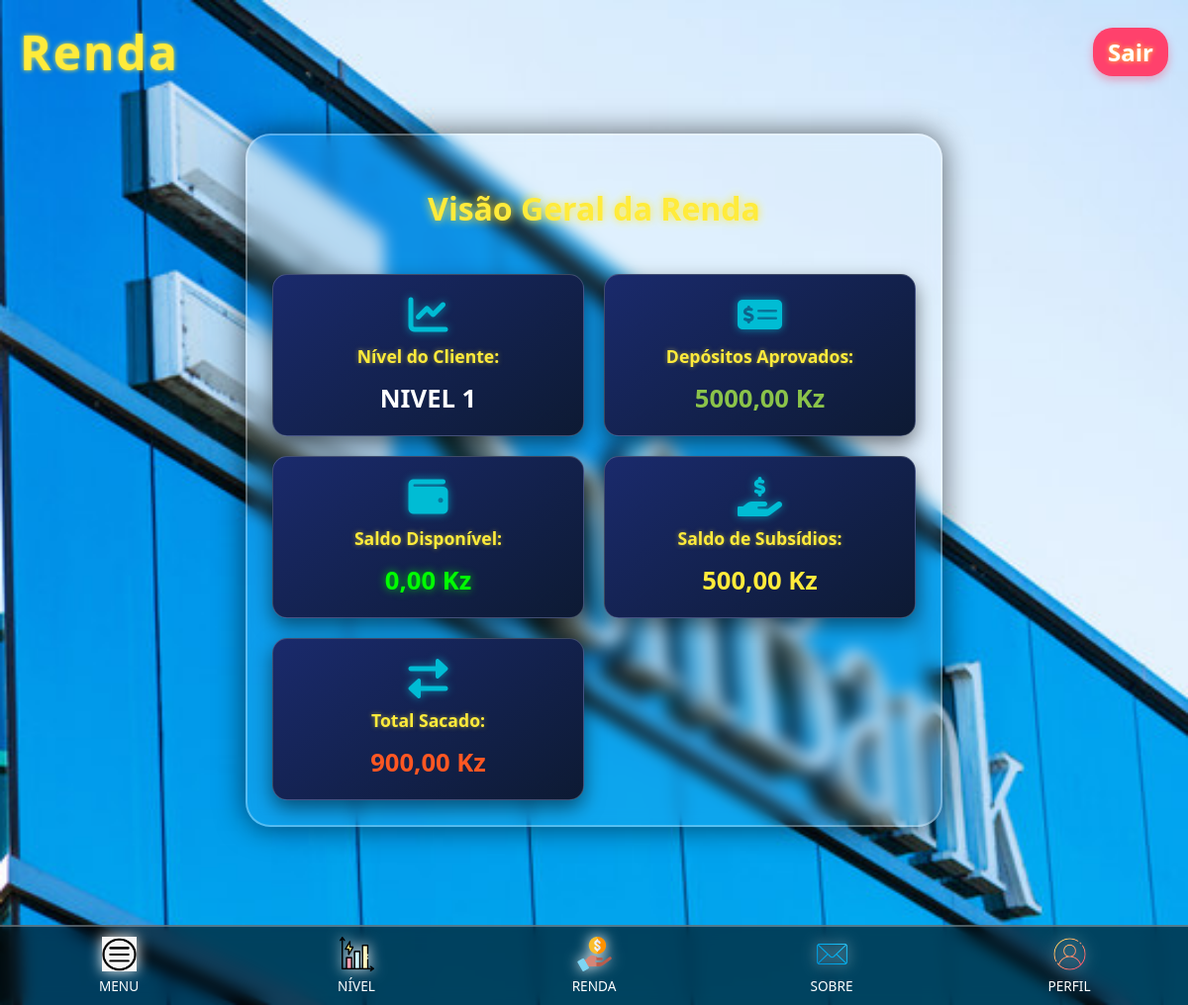
The app's page /renda/ (signed in) with its own data.
### plataforma/models.py (models this page shows, shortened)
class Nivel(models.Model):
    nome_nivel = models.CharField(max_length=100, unique=True, verbose_name="Nome do Nível")
    deposito_minimo = models.DecimalField(max_digits=10, decimal_places=2, verbose_name="Depósito Mínimo para Alugar (Kz)")
    ganho_diario = models.DecimalField(max_digits=10, decimal_places=2, verbose_name="Ganho Diário (Kz)")
    ciclo_dias = models.IntegerField(verbose_name="Ciclo de Duração (dias)")
    imagem = models.ImageField(upload_to='niveis_imagens/', blank=True, null=True, verbose_name="Imagem do Nível")
    class Meta:
        verbose_name = "Nível de Investimento"
        verbose_name_plural = "Níveis de Investimento"

class Usuario(AbstractBaseUser, PermissionsMixin):
    phone_number = models.CharField(max_length=15, unique=True, verbose_name="Número de Telefone")
    username = models.CharField(max_length=150, unique=True, blank=True, null=True, verbose_name="Nome de Usuário")
    invitation_code = models.CharField(max_length=10, unique=True, blank=True, null=True, verbose_name="Código de Convite")
    inviter = models.ForeignKey('self', on_delete=models.SET_NULL, null=True, blank=True, related_name='invited_users', verbose_name="Convidante")
    saldo = models.DecimalField(max_digits=10, decimal_places=2, default=0.00, verbose_name="Saldo Geral")
    saldo_disponivel = models.DecimalField(max_digits=10, decimal_places=2, default=0.00, verbose_name="Saldo Disponível para Saque")
    saldo_subsidio = models.DecimalField(max_digits=10, decimal_places=2, default=0.00, verbose_name="Saldo de Subsídios")
    total_sacado = models.DecimalField(max_digits=10, decimal_places=2, default=0.00, verbose_name="Total Sacado")
    is_active = models.BooleanField(default=True)
    is_staff = models.BooleanField(default=False)
    date_joined = models.DateTimeField(default=timezone.now)
    can_spin_roulette = models.BooleanField(default=False, verbose_name="Pode Abrir Prêmio")
    spins_remaining = models.IntegerField(default=0, verbose_name="Prêmios Restantes para Abrir")
    last_spin_reset = models.DateTimeField(null=True, blank=True, verbose_name="Último Reset de Prêmios")
    objects = UsuarioManager()
    USERNAME_FIELD = 'phone_number'
    REQUIRED_FIELDS = []
    class Meta:
        verbose_name = "Usuário"
        verbose_name_plural = "Usuários"

### plataforma/views.py (the view)
# urls.py: path('renda/', views.renda_view, name='renda'),
@login_required
def renda_view(request):
    usuario = request.user
    niveis_alugados = NivelAlugado.objects.filter(usuario=usuario, is_active=True).order_by('-data_inicio')
    if niveis_alugados.exists():
        nivel_cliente = niveis_alugados.first().nivel.nome_nivel
    else:
        nivel_cliente = "Nível Básico (Sem nível alugado)"
    depositos_aprovados_sum = Deposito.objects.filter(usuario=usuario, status='Aprovado').aggregate(models.Sum('valor'))['valor__sum'] or Decimal('0.00')
    context = {
        'nivel_cliente': nivel_cliente,
        'depositos_aprovados': depositos_aprovados_sum,
        'saldo_disponivel': usuario.saldo_disponivel,
        'saldo_subsidio': usuario.saldo_subsidio,
        'total_sacado': usuario.total_sacado,
    }
    return render(request, 'plataforma/renda.html', context)

### plataforma/templates/plataforma/renda.html (shortened to what this page needs)
{% load static %}
<!DOCTYPE html>
<html lang="pt-br">
<head>
    <link rel="stylesheet" href="https://cdnjs.cloudflare.com/ajax/libs/font-awesome/6.0.0-beta3/css/all.min.css">
</head>
<body>
    <div class="header">
        <h1>Renda</h1>
        <a href="{% url 'saida' %}" class="logout-btn">Sair</a>
    </div>
    <div class="income-container">
        <h2>Visão Geral da Renda</h2>
        <div class="income-item">
            <i class="fas fa-chart-line icon"></i>
            <strong>Nível do Cliente:</strong>
            <span class="value-display">{{ nivel_cliente }}</span>
        </div>
        <div class="income-item">
            <i class="fas fa-money-check-alt icon"></i>
            <strong>Depósitos Aprovados:</strong>
            <span class="value-display deposits-value">{{ depositos_aprovados|floatformat:2 }} Kz</span>
        </div>
        <div class="income-item">
            <i class="fas fa-wallet icon"></i>
            <strong>Saldo Disponível:</strong>
            <span class="value-display positive-value">{{ saldo_disponivel|floatformat:2 }} Kz</span>
        </div>
        <div class="income-item">
            <i class="fas fa-hand-holding-usd icon"></i>
            <strong>Saldo de Subsídios:</strong>
            <span class="value-display subsidy-value">{{ saldo_subsidio|floatformat:2 }} Kz</span>
        </div>
        <div class="income-item">
            <i class="fas fa-exchange-alt icon"></i>
            <strong>Total Sacado:</strong>
            <span class="value-display withdrawn-value">{{ total_sacado|floatformat:2 }} Kz</span>
        </div>
    </div>
    <nav class="footer-nav">
        <a href="{% url 'menu' %}" class="footer-item">
            <img src="{% static 'plataforma/images/icon_menu.png' %}" alt="Menu">
            <span>MENU</span>
        </a>
        <a href="{% url 'nivel' %}" class="footer-item">
            <img src="{% static 'plataforma/images/icon_nivel.png' %}" alt="Nivel">
            <span>NÍVEL</span>
        </a>
        <a href="{% url 'renda' %}" class="footer-item">
            <img src="{% static 'plataforma/images/icon_renda.png' %}" alt="Renda">
            <span>RENDA</span>
        </a>
        <a href="{% url 'sobre' %}" class="footer-item">
            <img src="{% static 'plataforma/images/icon_sobre.png' %}" alt="Sobre">
            <span>SOBRE</span>
        </a>
        <a href="{% url 'perfil' %}" class="footer-item">
            <img src="{% static 'plataforma/images/icon_perfil.png' %}" alt="Perfil">
            <span>PERFIL</span>
        </a>
    </nav>
</body>
</html>

### records on screen
Nivel: nome_nivel "NIVEL 1"
Usuario: saldo_disponivel "0,00", saldo_subsidio "500,00", total_sacado "900,00"

### other values on screen
{{ depositos_aprovados|floatformat:2 }} "5000,00"
